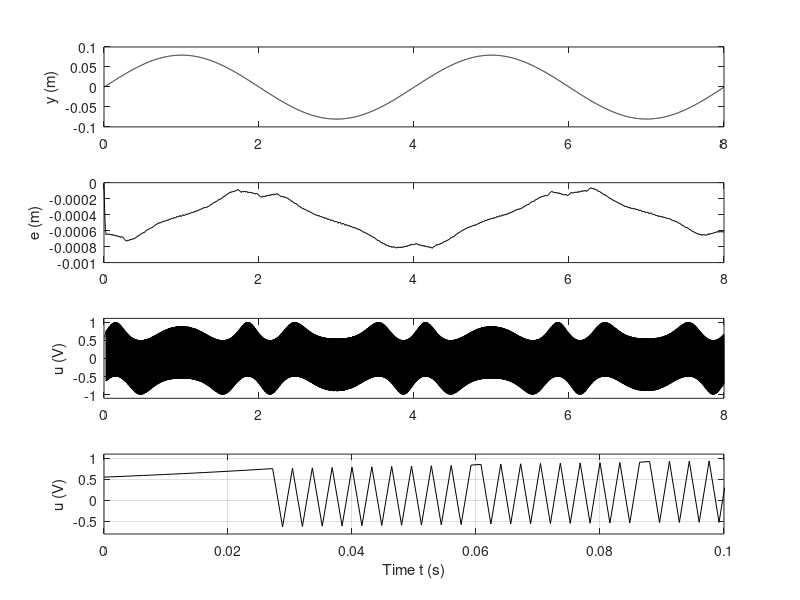

Write the MATLAB code that produced this figure.
x(1)=0;
t(1)=0;
y(1)=0.08;
n=5000;
tmax=8.;
dt=tmax/n;
Q=1;
R=1;
gamma=1;
e(1)=x(1)-0.08*sin(pi/2*t(1));
u(1)=0;

for i=1:n-1,
    
f2(i)=-6.5*(y(i)-0.08*pi/2*cos(0.5*pi*t(i)))-(0.56+1.85*abs(y(i)-0.08*pi/2*cos(0.5*pi*t(i))))*sign(y(i)-0.08*pi/2*cos(0.5*pi*t(i)))-0.56*sin(28.09*pi*(x(i)));
    
g2(i)=1.5;
    
if y(i)-0.08*pi/2*cos(0.5*pi*t(i))>0 | y(i)-0.08*pi/2*cos(0.5*pi*t(i))==0
u(i)=-1/g2(i)*(f2(i)+sqrt(f2(i)^2+Q*g2(i)^2/R));
elseif y(i)-0.08*pi/2*cos(0.5*pi*t(i))<0
u(i)=-1/g2(i)*(f2(i)-sqrt(f2(i)^2+Q*g2(i)^2/R));
end
 
t(i+1)=t(i)+dt;
 
x(i+1)=x(i)+dt*y(i);
    
if (y(i)-0.08*pi/2*cos(0.5*pi*t(i)))>0 | (y(i)-0.08*pi/2*cos(0.5*pi*t(i)))==0
y(i+1)=y(i)-dt*((gamma*sqrt(f2(i)^2+Q*g2(i)^2/R))+randn(1)*1e-6);
elseif (y(i)-0.08*pi/2*cos(0.5*pi*t(i)))<0
y(i+1)=y(i)+dt*((gamma*sqrt(f2(i)^2+Q*g2(i)^2/R))+randn(1)*1e-6); 
end

e(i+1)=x(i+1)-0.08*sin(pi/2*t(i+1));

end
 
f2(n)=-6.5*(y(n)-0.08*pi/2*cos(0.5*pi*t(n)))-(0.56+1.85*abs(y(n)-0.08*pi/2*cos(0.5*pi*t(n))))*sign(y(n)-0.08*pi/2*cos(0.5*pi*t(n)))-0.56*sin(28.09*pi*(x(n)));
    
g2(n)=1.5;
   
if (y(n)-0.08*pi/2*cos(0.5*pi*t(n)))>0 | (y(n)-0.08*pi/2*cos(0.5*pi*t(n)))==0
u(n)=-1/g2(n)*(f2(n)+sqrt(f2(n)^2+Q*g2(n)^2/R));
elseif (y(n)-0.08*pi/2*cos(0.5*pi*t(n)))<0
u(n)=-1/g2(n)*(f2(n)-sqrt(f2(n)^2+Q*g2(n)^2/R));
end

subplot(4,1,1),plot(t,x,'k-')
axis([0 8 -0.1 0.1])
 
ylabel('y (m)')
 
hold on;
 
subplot(4,1,2),plot(t,e,'k-')
 
axis([0 8 -1e-3 -0e-3])
ylabel('e (m)')

hold on;
 
subplot(4,1,3),plot(t,u,'k-')
 
axis([0 8 -1.1 1.1])
ylabel('u (V)')
 
hold on;
 
subplot(4,1,4),plot(t,u,'k-')
axis([0 0.1 -0.8 1.1])
ylabel('u (V)')
 
xlabel('Time t (s)')
 
grid
exportgraphics(gcf, '/Users/Apple/work/tracking-control-network/research-vault/Research Journal/Paper/figures/images/piezo_combined_output.png', 'Resolution', 300);
clear all;
